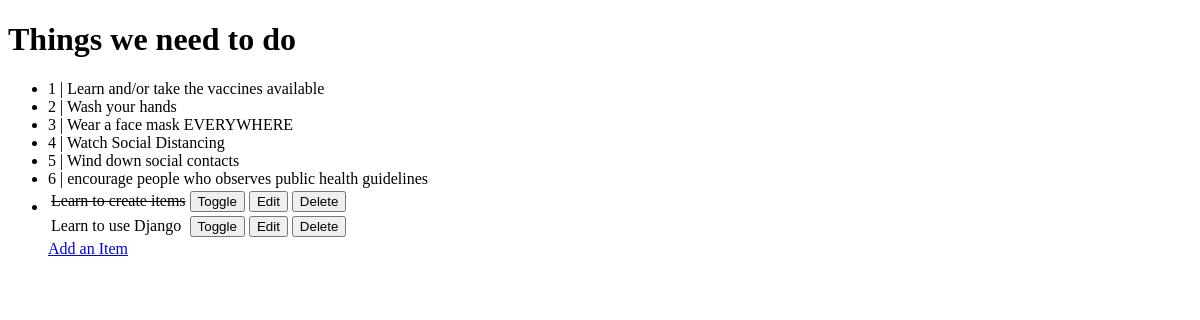
/, run on an earlier commit of the app's database.
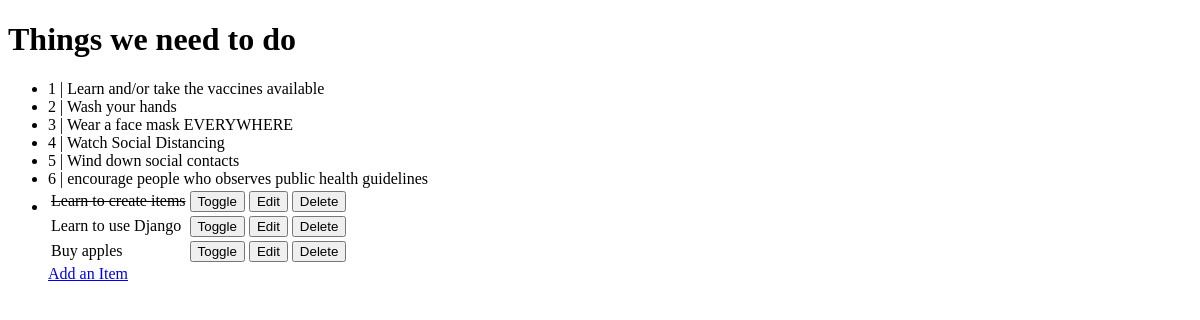
And on a later commit of the database.
### todo/models.py (models this page shows, shortened)
class Item(models.Model):
    name = models.CharField(max_length=50, null=False, blank=False)
    done = models.BooleanField(null=False, blank=False, default=False)

### todo/views.py (the view)
# urls.py: path('',views.get_todo_list, name='get_todo_list'),
def get_todo_list(request):
    items = Item.objects.all()
    context = {
        'items': items
    }
    return render(request, 'todo/todo_list.html', context)

### todo/templates/todo/todo_list.html (shortened to what this page needs)
<!DOCTYPE html>
<html lang="en">
<head>
</head>
<body>
    <h1>Things we need to do</h1>
    <p>
    <ul>
        <li> 1 | Learn and/or take the vaccines available </li>
        <li>2 | Wash your hands</li>
        <li>3 | Wear a face mask EVERYWHERE </li>
        <li>4 | Watch Social Distancing </li>
        <li>5 | Wind down social contacts </li>
        <li>6 | encourage people who observes public health guidelines
        </li>
        <li>
            <table>
                {% for item in items %}
                <tr>
                    {% if item.done %}
                    <td><strike>{{ item.name }} </strike></td>
                    {% else %}
                    <td>{{ item.name }}</td>
                    {% endif %}
                   <td>
                        <a href="/toggle/{{ item.id }}">
                            <button>Toggle</button>
                        </a>
                    </td>
                    <td>
                        <a href="/edit/{{ item.id }}">
                            <button> Edit</button>
                        </a>
                    </td>
                    <td>
                        <a href="/delete/{{ item.id }}">
                            <button> Delete</button>
                        </a>
                    </td>
                </tr>
                {% empty %}
                <tr>
                    <td>You have nothing to do !</td>
                </tr>
                {% endfor %}
            </table>
            <a href="/add"> Add an Item </a>
        </li>
    </ul>
    </p>
</body>
</html>

What changed in the data, as far as the page shows it:
added Item: name "Buy apples"
